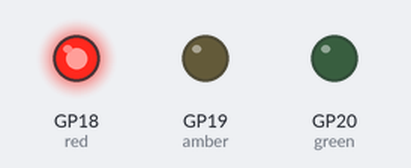
Bench run of a program on a simulated Raspberry Pi Pico running MicroPython. On the bench: output pins drawn as LEDs (lit = HIGH).

Above: at 1.2 s.
At 2.7 s:
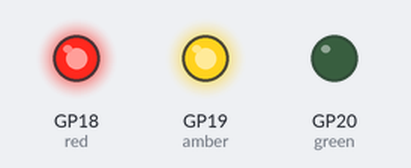
At 5.5 s:
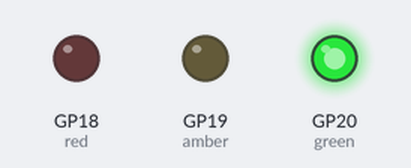
At 8.2 s:
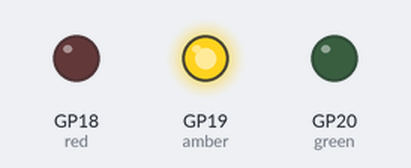
Timing chart, 0 to 11.1 s (numbered marks = the images above):
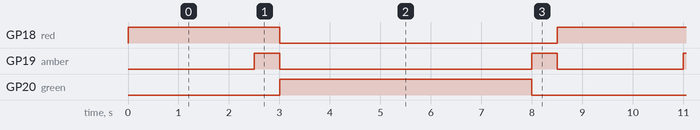

The program:

traffic_lights.py
```python
# Imports
from machine import Pin
import time

# Set up our LED names and GPIO pin numbers
red = Pin(18, Pin.OUT)
amber = Pin(19, Pin.OUT)
green = Pin(20, Pin.OUT)

while True:

    # Red ON
    red.value(1)
    amber.value(0)
    green.value(0)

    # Wait half a second
    time.sleep(2.5)

    # Amber ON
    red.value(1)
    amber.value(1)
    green.value(0)

    time.sleep(0.5)

    # Green ON
    red.value(0)
    amber.value(0)
    green.value(1)

    time.sleep(5)

    # Amber ON
    red.value(0)
    amber.value(1)
    green.value(0)

    time.sleep(0.5)
```

Measured:
- by itself, GP18 (red): alternates HIGH for 3.0 s and LOW for 5.5 s
- by itself, GP19 (amber): repeats every 8.5 s: LOW 5.0 s, HIGH 0.50 s, LOW 2.5 s, HIGH 0.50 s
- by itself, GP20 (green): alternates HIGH for 5.0 s and LOW for 3.5 s
